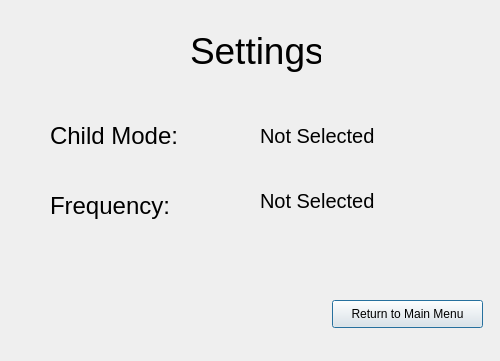
<?xml version="1.0" encoding="UTF-8"?>
<ui version="4.0">
 <class>settings</class>
 <widget class="QDialog" name="settings">
  <property name="geometry">
   <rect>
    <x>0</x>
    <y>0</y>
    <width>500</width>
    <height>361</height>
   </rect>
  </property>
  <property name="windowTitle">
   <string>Dialog</string>
  </property>
  <widget class="QLabel" name="label_3">
   <property name="geometry">
    <rect>
     <x>260</x>
     <y>120</y>
     <width>241</width>
     <height>31</height>
    </rect>
   </property>
   <property name="font">
    <font>
     <pointsize>15</pointsize>
    </font>
   </property>
   <property name="text">
    <string>Not Selected</string>
   </property>
  </widget>
  <widget class="QPushButton" name="pushButton">
   <property name="geometry">
    <rect>
     <x>332</x>
     <y>300</y>
     <width>151</width>
     <height>28</height>
    </rect>
   </property>
   <property name="text">
    <string>Return to Main Menu</string>
   </property>
  </widget>
  <widget class="QLabel" name="label_4">
   <property name="geometry">
    <rect>
     <x>50</x>
     <y>190</y>
     <width>151</width>
     <height>31</height>
    </rect>
   </property>
   <property name="font">
    <font>
     <pointsize>18</pointsize>
    </font>
   </property>
   <property name="text">
    <string>Frequency:</string>
   </property>
  </widget>
  <widget class="QLabel" name="label_2">
   <property name="geometry">
    <rect>
     <x>50</x>
     <y>120</y>
     <width>151</width>
     <height>31</height>
    </rect>
   </property>
   <property name="font">
    <font>
     <pointsize>18</pointsize>
    </font>
   </property>
   <property name="text">
    <string>Child Mode:</string>
   </property>
  </widget>
  <widget class="QLabel" name="label">
   <property name="geometry">
    <rect>
     <x>190</x>
     <y>20</y>
     <width>131</width>
     <height>61</height>
    </rect>
   </property>
   <property name="font">
    <font>
     <pointsize>28</pointsize>
    </font>
   </property>
   <property name="text">
    <string>Settings</string>
   </property>
  </widget>
  <widget class="QLabel" name="label_5">
   <property name="geometry">
    <rect>
     <x>260</x>
     <y>180</y>
     <width>241</width>
     <height>41</height>
    </rect>
   </property>
   <property name="font">
    <font>
     <pointsize>15</pointsize>
    </font>
   </property>
   <property name="text">
    <string>Not Selected</string>
   </property>
  </widget>
 </widget>
 <resources/>
 <connections/>
</ui>
